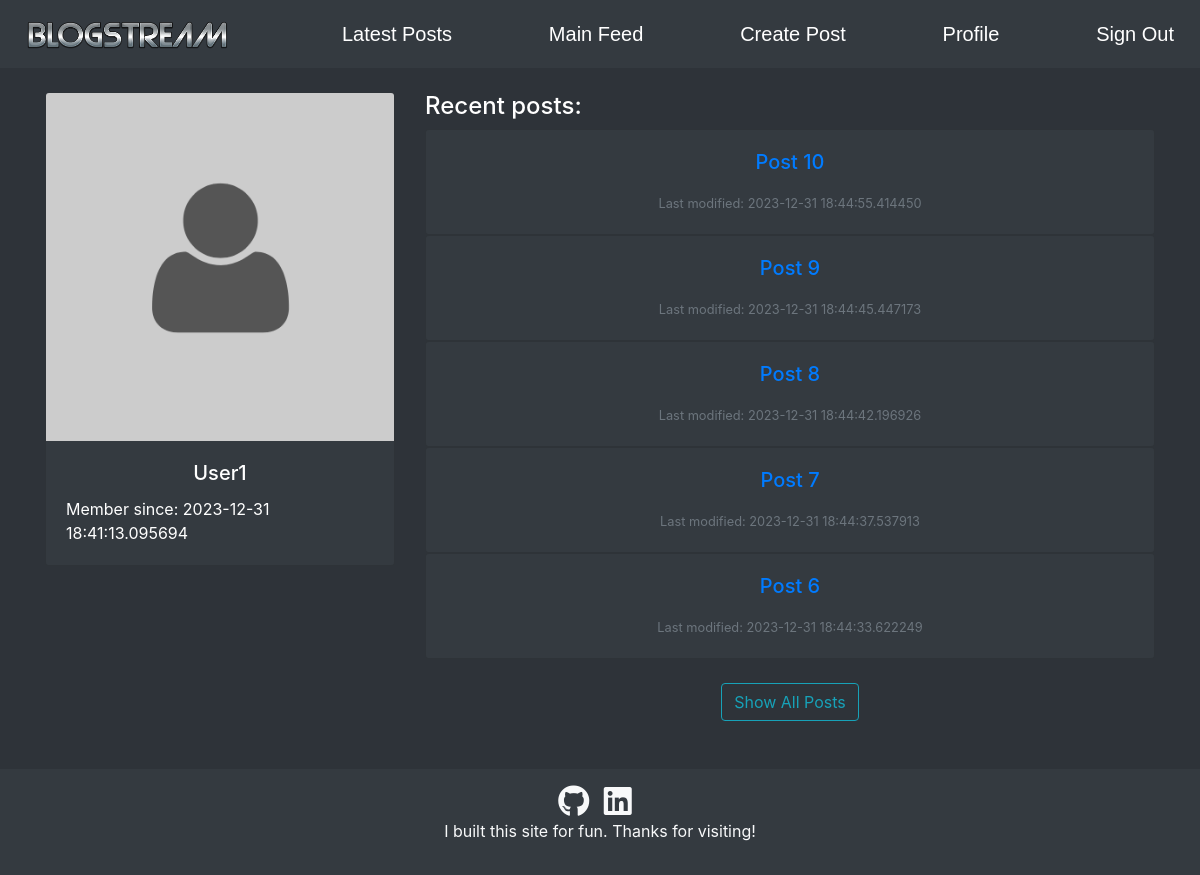
The app's page /user/1 (signed in) with its own data.
### tables this page shows
CREATE TABLE users(UserID INTEGER NOT NULL PRIMARY KEY, Username text NOT NULL UNIQUE, Password text, About text, JoinDate text);

CREATE TABLE posts(PostID INTEGER NOT NULL PRIMARY KEY, UserID INTEGER NOT NULL, Title text NOT NULL, Text text, Date text, Likes INTEGER NOT NULL);

### app/__init__.py (the view)
@app.route("/user/<userid>", methods=['GET'])
def get_user(userid):
    if 'username' in session and 'userID' in session:
        cursor = db.cursor()
        cursor.execute('SELECT Username, JoinDate FROM users WHERE UserID=?', (userid,))
        userData = cursor.fetchone()
        if userData and 'userID' in session:
            username = userData[0]
            join_date = userData[1]
            cursor.execute('SELECT * FROM posts WHERE UserID=?', (userid,))
            posts = cursor.fetchall()
            return render_template("user_profile.html", userid = userid, username = username, join_date = join_date, posts = posts[-5:][::-1], logged_in="True")
        else:
            return render_template("error.html")
    return redirect("/login")

### app/templates/user_profile.html (shortened to what this page needs)
<!DOCTYPE html>
<html>
{% extends "navbar.html" %}
{% block body %}
<body>
    <div class="container mt-4">
        <div class="row">
            <div class="col-md-4">
                <div class="card bg-dark text-white">
                    <img src="../static/img/generic_user.jpg" class="card-img-top" alt="User Image">
                    <div class="card-body">
                        <h5 class="card-title text-center">{{ username }}</h5>
                        <p class="card-text">Member since: {{ join_date }}</p>
                    </div>
                </div>
            </div>
            <div class="col-md-8">
                <h4 class="text-white">Recent posts:</h4>
                <div>
                    {% if posts %}
                        {% for post in posts|sort(attribute='4')|reverse %}
                        <div class="card bg-dark text-white">
                            <div class="card-body text-center">
                                <h5 class="card-title mb-3"><a href="/post/{{ post[0] }}">{{ post[2] }}</a></h5>
                                <p class="card-text"><small class="text-muted">Last modified: {{ post[4] }}</small></p>
                            </div>
                        </div>
                        {% endfor %}
                        <br>
                        <div class="text-center">
                            <a class="btn btn-outline-info" role="button" href="/user/{{userid}}/posts">Show All Posts</a>
                        </div>
                        <br>
                    {% else %}
                        <p class="text-white text-center">This user has no posts.</p>
                    {% endif %}
                </div>
            </div>
        </div>
    </div>
</body>
{% endblock %}

### app/templates/navbar.html (shortened to what this page needs)
<!DOCTYPE html>
<html>
  <head>
    <link rel="stylesheet" href="https://cdn.jsdelivr.net/npm/bootstrap@4.0.0/dist/css/bootstrap.min.css">
    <link rel="stylesheet" href="{{ url_for('static', filename='css/main.css') }}">
    <link rel="stylesheet" href="https://cdnjs.cloudflare.com/ajax/libs/font-awesome/5.15.4/css/all.min.css">
</head>
{% block navbar %}
    {% if logged_in %}
        <nav class="navbar navbar-dark bg-dark">
            <a class="navbar-brand" href="/">
                <img src="../static/img/logo.png" alt="" height="30" alt="">
            </a>
            <a href="/">Latest Posts</a>
            <a href="/feed">Main Feed</a>
            <a href="#" onclick="togglePostCreation(event)">Create Post</a>
            <a href="/self">Profile</a>
            <a href="/logout">Sign Out</a>
        </nav>
    {% endif %}
{% endblock %}
<body>
    {% block body %}{% endblock %}
    <br>
    <footer class="footer bg-dark text-light text-center py-3">
        <div class="container">
            <div class="social-icons">
                <a href="https://github.com/alvin-wu03"><i class="fab fa-github"></i></a>
                <a href="https://www.linkedin.com/in/alvin-wu03/"><i class="fab fa-linkedin"></i></a>
            </div>
            <p>I built this site for fun. Thanks for visiting!</p>
        </div>
    </footer>
</body>
</html>

### app/static/css/main.css (style rules this page uses)
.navbar { display: flex; justify-content: space-between; overflow: hidden; background-color: #333; font-family: Arial; }
.navbar a { display: inline-block; font-size: 20px; color: white; text-align: center; padding: 10px 10px; text-decoration: none; }
body { background-color:#2e3339; }
.btn { flex: 1; margin: 0 5px; }
.footer { bottom: 0; width: 100%; }
.social-icons a { margin-right: 10px; color: inherit; }
.social-icons a i { font-size: 32px; }

### records on screen
users: Username "User1", JoinDate "2023-12-31 18:41:13.095694"
posts: Title "Post 10", Date "2023-12-31 18:44:55.414450"
posts: Title "Post 9", Date "2023-12-31 18:44:45.447173"
posts: Title "Post 8", Date "2023-12-31 18:44:42.196926"
posts: Title "Post 7", Date "2023-12-31 18:44:37.537913"
posts: Title "Post 6", Date "2023-12-31 18:44:33.622249"
